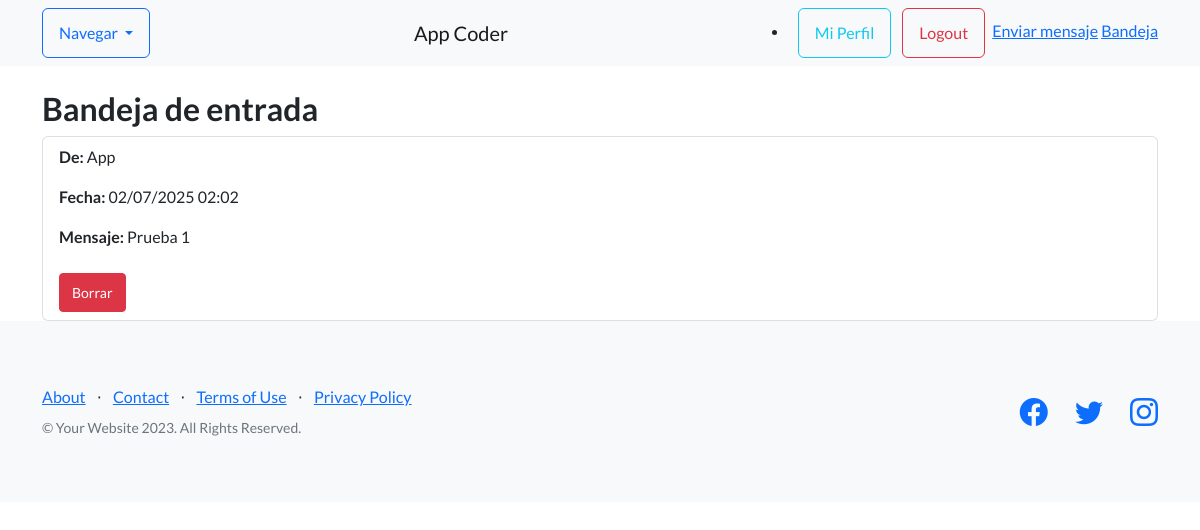
The app's page /mensajes/bandeja/ (signed in), older data.
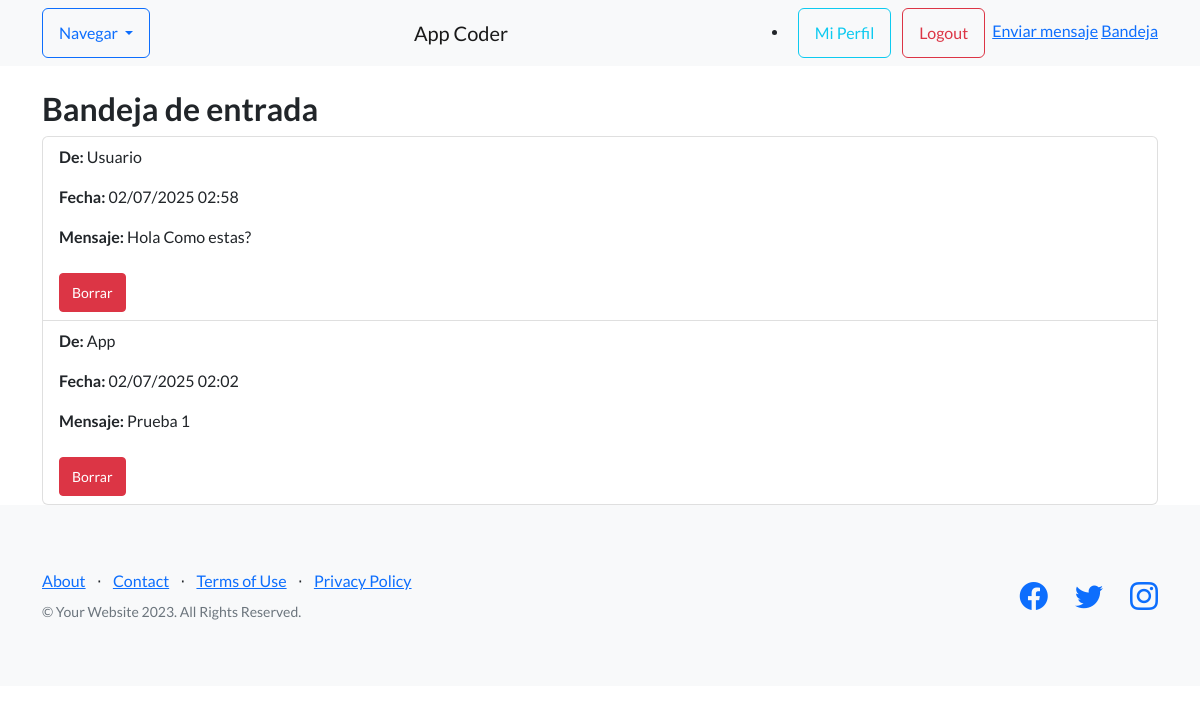
The same page, newer data.
### Mensajes/models.py (models this page shows, shortened)
class Mensaje(models.Model):
    remitente = models.ForeignKey(User, on_delete=models.CASCADE, related_name='mensajes_enviados')
    receptor = models.ForeignKey(User, on_delete=models.CASCADE, related_name='mensajes_recibidos')
    contenido = models.TextField()
    fecha = models.DateTimeField(default=now)

### Mensajes/views.py (the view)
# urls.py: path('bandeja/', views.bandeja_entrada, name='bandeja_entrada'),
@login_required
def bandeja_entrada(request):
    mensajes = Mensaje.objects.filter(receptor=request.user).order_by('-fecha')
    return render(request, 'AppCoder/Mensajes/bandeja.html', {'mensajes': mensajes})

### AppCoder/templates/AppCoder/Mensajes/bandeja.html (shortened to what this page needs)
{% extends 'AppCoder/Padre.html' %}
{% block content %}
<div class="container mt-4">
    <h2>Bandeja de entrada</h2>
    {% if mensajes %}
        <ul class="list-group">
            {% for mensaje in mensajes %}
                <li class="list-group-item">
                    <p><strong>De:</strong> {{ mensaje.remitente.username }}</p>
                    <p><strong>Fecha:</strong> {{ mensaje.fecha|date:"d/m/Y H:i" }}</p>
                    <p><strong>Mensaje:</strong> {{ mensaje.contenido }}</p>
                    <form action="{% url 'borrar_mensaje' mensaje.id %}" method="post" style="display:inline;">
                        <button class="btn btn-sm btn-danger mt-2">Borrar</button>
                    </form>
                </li>
            {% endfor %}
        </ul>
    {% else %}
        <p class="mt-3">No tienes mensajes aún.</p>
    {% endif %}
</div>
{% endblock %}

### AppCoder/templates/AppCoder/Padre.html (shortened to what this page needs)
<!DOCTYPE html>
<html lang="en">
    <head>
        {% load static %}
        <link href="https://cdn.jsdelivr.net/npm/bootstrap-icons@1.5.0/font/bootstrap-icons.css" rel="stylesheet" type="text/css" />
        <link href="{% static 'AppCoder/css/styles.css' %}" rel="stylesheet" />
    </head>
    <body>
         <nav class="navbar navbar-light bg-light static-top">
          <div class="container d-flex justify-content-between align-items-center">
            <div class="dropdown">
              <button class="btn btn-outline-primary dropdown-toggle" type="button" data-bs-toggle="dropdown" aria-expanded="false">
                Navegar
              </button>
            </div>
            <a class="navbar-brand mx-auto" href="{% url 'inicio' %}">App Coder</a>
            <div>
              {% if user.is_authenticated %}
                <li class="nav-item">
                  <a class="btn btn-outline-info mx-1" href="{% url 'perfil' %}">Mi Perfil</a>
                  <a class="btn btn-outline-danger mx-1" href="{% url 'logout' %}">Logout</a>
                  <a href="{% url 'enviar_mensaje' %}">Enviar mensaje</a>
                  <a href="{% url 'bandeja_entrada' %}">Bandeja</a>
                </li>
              {% else %}
                <a class="btn btn-outline-primary mx-1" href="{% url 'login' %}">Login</a>
                <a class="btn btn-outline-primary mx-1" href="{% url 'register' %}">Registro</a>
              {% endif %}
            </div>
          </div>
        </nav>
        <main>
            {% block content %}{% endblock content %}
        </main>
        <footer class="footer bg-light">
            <div class="container">
                <div class="row">
                    <div class="col-lg-6 h-100 text-center text-lg-start my-auto">
                        <ul class="list-inline mb-2">
                            <li class="list-inline-item"><a href="#!">About</a></li>
                            <li class="list-inline-item">⋅</li>
                            <li class="list-inline-item"><a href="#!">Contact</a></li>
                            <li class="list-inline-item">⋅</li>
                            <li class="list-inline-item"><a href="#!">Terms of Use</a></li>
                            <li class="list-inline-item">⋅</li>
                            <li class="list-inline-item"><a href="#!">Privacy Policy</a></li>
                        </ul>
                        <p class="text-muted small mb-4 mb-lg-0">&copy; Your Website 2023. All Rights Reserved.</p>
                    </div>
                    <div class="col-lg-6 h-100 text-center text-lg-end my-auto">
                        <ul class="list-inline mb-0">
                            <li class="list-inline-item me-4">
                                <a href="#!"><i class="bi-facebook fs-3"></i></a>
                            </li>
                            <li class="list-inline-item me-4">
                                <a href="#!"><i class="bi-twitter fs-3"></i></a>
                            </li>
                            <li class="list-inline-item">
                                <a href="#!"><i class="bi-instagram fs-3"></i></a>
                            </li>
                        </ul>
                    </div>
                </div>
            </div>
        </footer>
    </body>
</html>

Row changes from the older to the newer data that the page shows:
added Mensaje: remitente.username "Usuario", fecha "02/07/2025 02:58", contenido "Hola Como estas?"
